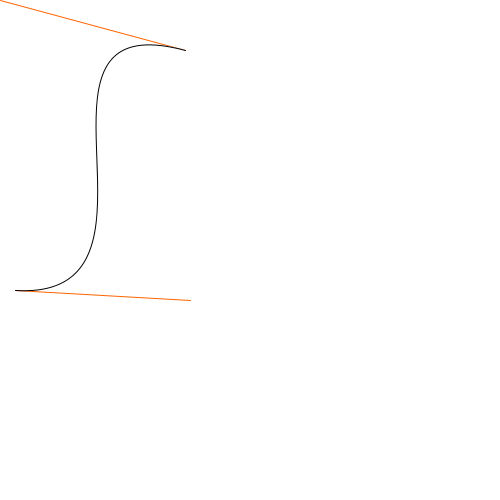
Frame 1 (no input)
Frame 60 (the mouse pressed at the canvas centre just before this capture): identical to frame 1, image omitted
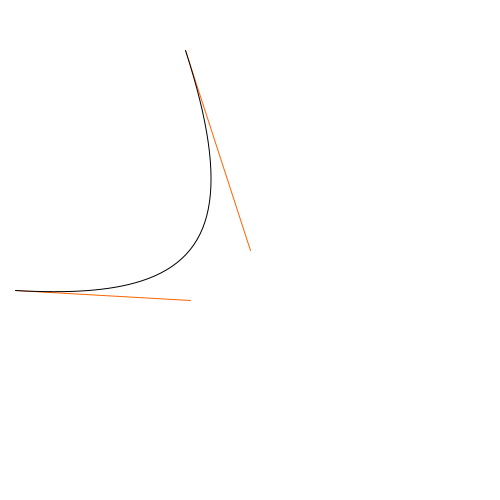
Frame 120 (the mouse held since frame 60 and released just before this capture)

The Processing sketch that drew these frames (run headless with seeded random() and noise(); from frame 60 on, the mouse is pressed at the canvas centre):

// Processing sketch: bezier
// ── bezier.pde
/*Ha due punti di ancoraggio e due punti di controllo.
Il segmento, per raggiungere i due punti di ancoraggio, cerca di raggiungerli
asintoticamente.*/

//Gestione canvas
/*int w=500;
int h=600;

/*void setting(){
  fullScreen();
}*/

//BEZIER
void setup(){
  size(500,500);
  //fullScreen();
}

void draw(){
  background(255);
  stroke(255,100,0);
  line(185,50,mouseX, mouseY);
  line(190,300,15,290);
  stroke(0);
  bezier(185,50,mouseX,mouseY,190,300,15,290);
  
  
//prende 8 argomenti, con ordine 1(x,y) punto di ancoraggio, 
//1(x,y) punto di controllo
//2(x,y) punto di ancoraggio, 
//2(x,y) punto di controllo 
}
